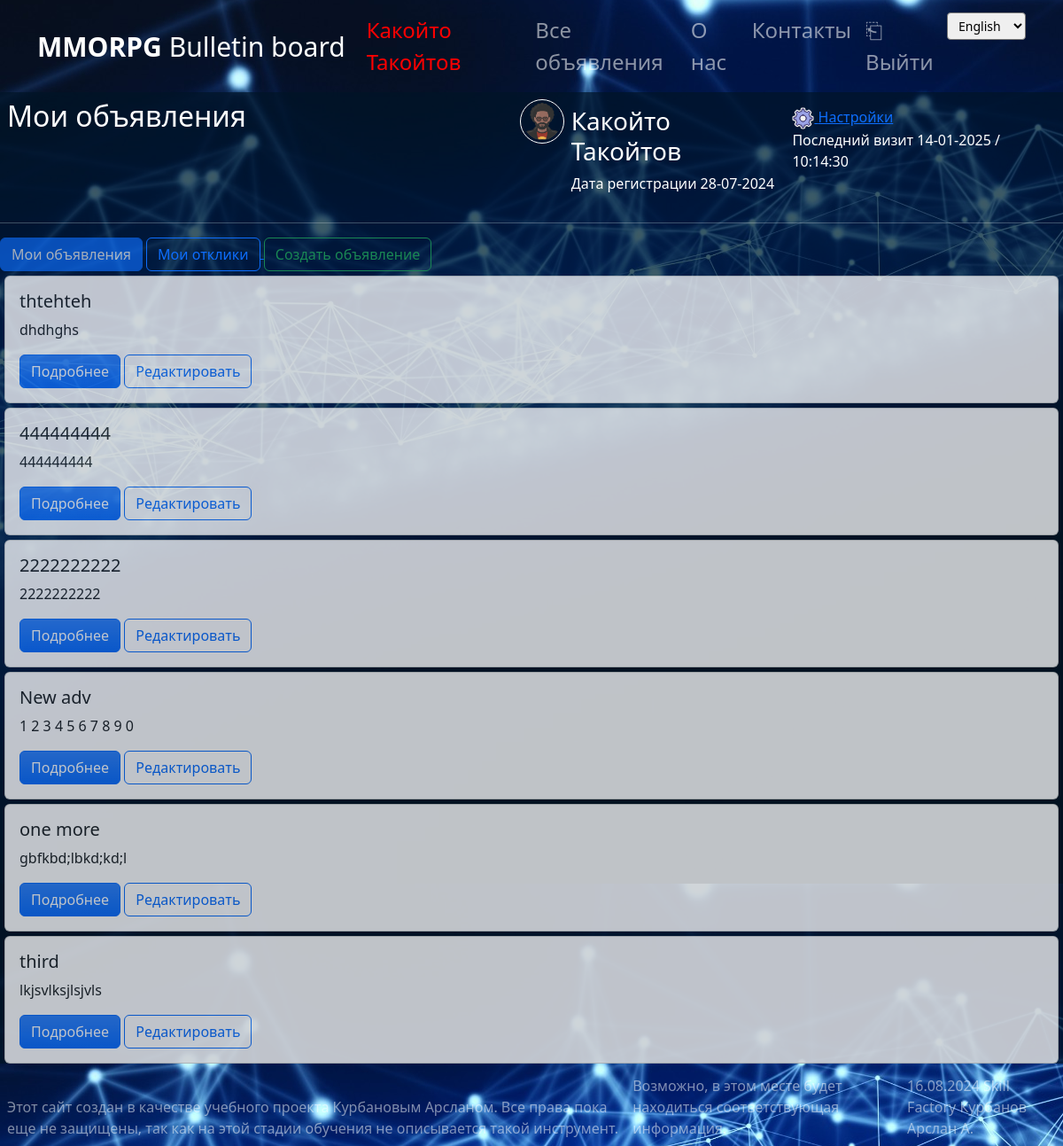
Screenshot of /lk/2 (signed in) with the database file from the repository.
### bboard/models.py (models this page shows, shortened)
class User(AbstractUser):
    is_active = models.BooleanField(default=False)
    GENDER = (
        ('m', _('Мужской')),
        ('f', _('Женский')),
    )
    gender = models.CharField(max_length=1, choices=GENDER, default='')
    birthday = models.DateTimeField(null=True)
    avatar = models.CharField(max_length=20, default='default.svg')
    last_activity = models.DateTimeField(default=timezone.now)
    def update_last_activity(self):
        self.last_activity = timezone.now()
        self.save()
    class Meta(AbstractUser.Meta):
        swappable = "AUTH_USER_MODEL"

class Advertisement(models.Model):
    user = models.ForeignKey(User, on_delete=models.CASCADE)
    title = models.CharField(max_length=64)
    text = models.TextField()
    content = RichTextUploadingField(blank=True, null=True)
    category = models.ForeignKey(Category, on_delete=models.CASCADE)
    dateCreation = models.DateTimeField(auto_now_add=True)

### bboard/views.py (the view)
# urls.py: path('lk/<int:pk>', LkDetailView.as_view(), name='lk'),
class LkDetailView(LoginRequiredMixin, ListView):
    model = Advertisement
    template_name = 'lk/lk-advertisements.html'
    context_object_name = 'advertisements'
    def get_context_data(self, **kwargs):
        context = super().get_context_data(**kwargs)
        context['advertisements'] = Advertisement.objects.filter(user=self.request.user)
        return context

### bboard/templatetags/my_tags.py (called while the page is built)
@register.filter(name='join')
def join(arg1, arg2):
    return ''.join([str(arg1), str(arg2)])

### templates/lk/lk-advertisements.html (shortened to what this page needs)
{% extends "lk/lk.html" %}
{% load i18n %}
{% load static %}
{% block lk_title %}
<h2>{% trans " Мои объявления" %}</h2>
{% endblock lk_title %}
{% block lk_content %}
<button type="button" class="btn btn-primary disabled">
    {% trans "Мои объявления" %}
</button>
<a href="{% url 'my_reactions' pk=request.user.id %}">
    <button type="button" class="btn btn-outline-primary">
        {% trans "Мои отклики" %}
    </button>
</a>
<a href="{% url 'adv_create' %}">
    <button type="button" class="btn btn-outline-success btn-create-adv">
        {% trans "Создать объявление" %}
    </button>
</a>
{% if advertisements %}
    {% for adv in advertisements %}
        <div class="card opacity-75" style="margin: 5px;">
            <div class="card-body">
                <h5 class="card-title">{{ adv.title }}</h5>
                <p class="card-text">{{ adv.text }}</p>
                <a href="{% url 'adv_detail' pk=adv.id %}" class="btn btn-primary bg-gradient">{% trans "Подробнее" %}</a>
                <a href="{% url 'adv_edit' pk=adv.id %}" class="btn btn-outline-primary bg-gradient">{% trans "Редактировать" %}</a>
            </div>
        </div>
    {% endfor %}
{% else %}
    <div class="alert alert-primary" role="alert">
        {% trans "Вы не создали ни одного объявления" %}
    </div>
{% endif %}
{% endblock lk_content %}

### templates/lk/lk.html (shortened to what this page needs)
{% extends 'default.html' %}
{% load i18n %}
{% load static %}
{% block content %}
<div class="d-flex bd-highlight">
    <div class="w-50 p-2 bd-highlight">
        {% block lk_title %}
        {% endblock lk_title %}
    </div>
    <div class="d-flex flex-row flex-shrink-1 p-2 bd-highlight">
        <div class="d-flex flex-column align-items-center">
            <img height="50px" src="{% static 'avatar/'|add:user.avatar %}" alt="avatar" style="border: 1px solid white; border-radius: 25px; padding: 3px">
        </div>
        <div class="p-2 bd-highlight">
            <h3>{% if not user.first_name and not user.last_name %}{{ user.username }}{% endif %}{{ user.first_name }} {{ user.last_name }}</h3>
            {% trans "Дата регистрации" %} {{ user.date_joined|date:"d-m-Y" }}
        </div>
        <div class="p-2 bd-highlight">
            <a href="{% url 'lk_settings' pk=user.id %}">
                <img width="25px" src="{% static 'bootstrap/img/settings.svg' %}" alt="">
                {% trans "Настройки" %}
            </a>
            <p>
                {% trans "Последний визит" %} {{ user.last_activity|date:"d-m-Y / h:j:s" }}
            </p>
        </div>
    </div>
</div>
<hr>
{% block lk_content %}
{% endblock lk_content %}
{% endblock content %}

### templates/default.html (shortened to what this page needs)
<!DOCTYPE html>
{% load i18n %}
{% load static %}
{% load my_tags %}
{% load cache %}
{% cache 60 header %}
<html lang="ru">
<head>
    <link href="{% static 'bootstrap/css/bootstrap.min.css' %}" rel="stylesheet" />
    <link href="{% static 'bootstrap/css/custom.css' %}" rel="stylesheet" />
</head>
<body style="background-image: url('{% static "bootstrap/img/header4.png" %}'); background-attachment: fixed;">
<header>
    <nav class="navbar navbar-expand-lg navbar-dark">
        <div class="container">
            <a class="logo navbar-brand" href="{% url 'home' %}" style="font-weight: 100; font-size: 30px;"><span style="font-weight: 700;">MMORPG</span> Bulletin board</a>
            <div class="collapse navbar-collapse" id="navbarSupportedContent">
                <ul class="navbar-nav ms-auto mb-2 mb-lg-0" style="font-size: 24px;">
                    {% if request.user.username %}
                    <li class="nav-item">
                        <a class="nav-link {% if request.path == '/lk/'|join:request.user.id %}text-user-active{% else %}text-user{% endif %}" aria-current="page" href="{% url 'lk' pk=request.user.id %}">
                            {{ request.user.first_name }}
                            {{ request.user.last_name }}
                        </a></li>
                    {% endif %}
                    <li class="nav-item">
                        <a class="nav-link {% if request.path == '/advertisements/' %}active{% endif %}" aria-current="page" href="{% url 'index' %}">{% trans "Все объявления" %}</a></li>
                    <li class="nav-item">
                        <a class="nav-link {% if request.path == '/about/'%}active{% endif %}" href="/about/">{% trans "О нас" %}</a></li>
                    <li class="nav-item">
                        <a class="nav-link {% if request.path == '/contacts/'%}active{% endif %}" href="/contacts/">{% trans "Контакты" %}</a></li>
                    {% if request.user.username %}
                    <li class="nav-item">
                        <a class="nav-link" href="/accounts/logout/confirm">&#9111; {% trans "Выйти" %}</a></li>
                    {% else %}
                    <li class="nav-item">
                        <a class="nav-link" href="/accounts/login/">&#9112; {% trans "Войти" %}</a></li>
                    {% endif %}
                    <li>
                        {% include "lang-select.html" %}
                    </li>
                </ul>
            </div>
        </div>
    </nav>
</header>
{% endcache %}
<div style="color: white; background: rgba(00,20,39,0.7);">
    {% block content %}
    {% endblock content %}
</div>
{%  cache 60 footer %}
<footer class="text-white-50">
    {% include "footer.html" %}
</footer>
{% endcache %}
</body>
</html>

### rows the page displays
User: user.first_name "Какойто", user.last_name "Такойтов", avatar (picture), first_name "Какойто", last_name "Такойтов", date_joined "28-07-2024", last_activity "14-01-2025 / 10:14:30"
Advertisement: title "thtehteh", text "dhdhghs"
Advertisement: title "444444444", text "444444444"
Advertisement: title "2222222222", text "2222222222"
Advertisement: title "New adv", text "1 2 3 4 5 6 7 8 9 0"
Advertisement: title "one more", text "gbfkbd;lbkd;kd;l"
Advertisement: title "third", text "lkjsvlksjlsjvls"

### other values shown
form field language "English"
